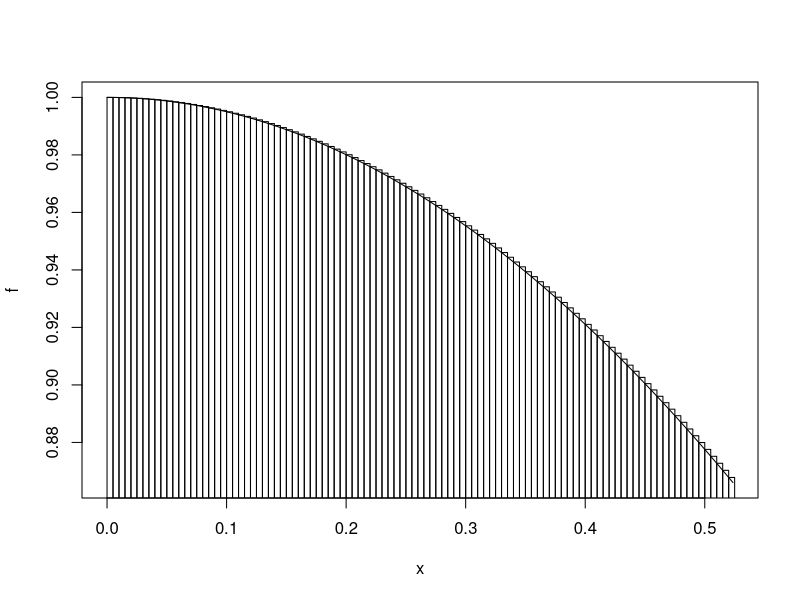
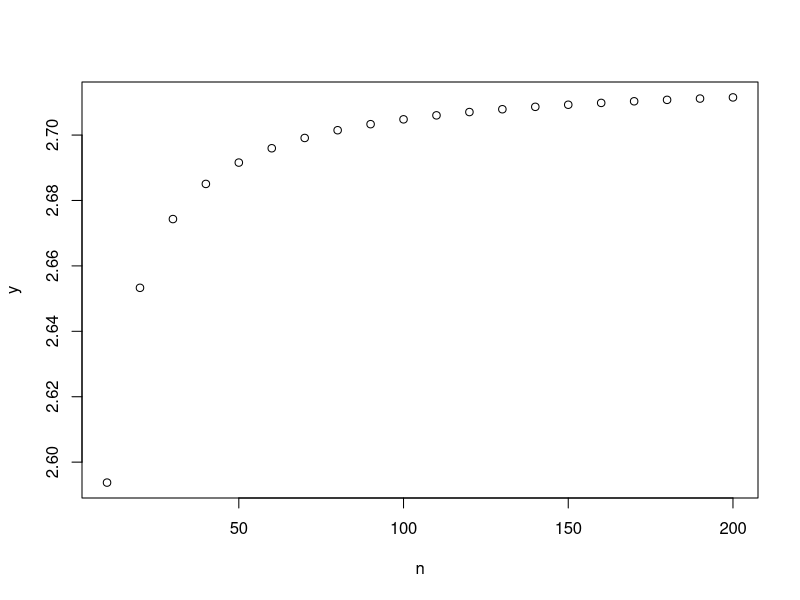

The R source for these figures, in order:
## ---- chunk 1
5^2 # Same as 5**2.
## ---- chunk 2
(1 + 1 / 100) ^ 100
## ---- chunk 3
17 %% 5
## ---- chunk 4
17 %/% 5
## ---- chunk 5
exp(1)
options(digits = 16) # 보여주는 소수점 자리 조정정
exp(1)
pi
sin(pi/6)
## ---- chunk 6
sqrt(4)
## ---- chunk 7
floor(2.3)
ceiling(2.3)
round(2.3)
## ---- chunk 8
options(digits = 7)
## ---- chunk 9
x <- 100  # assignment
x         # display
## ---- chunk 10
print(x)
## ---- chunk 11
show(x)
## ---- chunk 12
My.Weight <- 65; My.Height <- 1.75   # 한 줄에 여러 명령을 작성할 때 ;로 구분함
My.BMI <- My.Weight / My.Height^2
My.BMI
## ---- chunk 13
(y <- (1 + 1 / x) ^ x)
## ---- chunk 14
n <- 1
n <- n + 1
n
## ---- chunk 15
3 -> three
three
## ---- chunk 16
v <- w <- z <- 1
v
w
z
## ---- chunk 17
seq(from = 1, to = 9, by = 2)
## ---- chunk 18
seq(from = 1, to = 9)
## ---- chunk 19
seq(1, 9, 2)
## ---- chunk 20
seq(to = 9, from = 1)
## ---- chunk 21
seq(by = -2, 9, 1)
## ---- chunk 22
seq(1, 5, 0.5)
## ---- chunk 23
seq(0.5, 0.1, -0.1)
## ---- chunk 24
seq(1, 10, 4)
## ---- chunk 25
x <- 9
seq(1, x, x/3)
## ---- chunk 26
# short for sequence
(x <- seq(1, 20, by = 2))
## ---- chunk 27
(x2 <- seq(1.1, 2, by = 0.1))
## ---- chunk 28
# short for repeat
(y <- rep(3, 4))
## ---- chunk 29
# short for combine
(z <- c(y, x))
## ---- chunk 30
(x <- 100:110)
## ---- chunk 31
(y <- 110:100)
## ---- chunk 32
length(x)  # 길이
## ---- chunk 33
sum(x)  # 합계계   
## ---- chunk 34
# the 26 lower-case letters of the Roman alphabet
letters
## ---- chunk 35
# the 26 upper-case letters of the Roman alphabet;
LETTERS
## ---- chunk 36
x <- letters[1:5]  # a b c d e
y <- seq_along(x)
print(y)
## ---- chunk 37
(x <- 100:110)
## ---- chunk 38
# second element
x[2]
## ---- chunk 39
# last element
x[length(x)]
## ---- chunk 40
i <- c(1, 3, 2)

x[i]
## ---- chunk 41
x[1:5]
## ---- chunk 42
j <- c(-1, -2, -3)
x[j]
## ---- chunk 43
x <- c()
## ---- chunk 44
x <- c(1, 2, 3)
y <- c(4, 5, 6)
x * y
y ^ x
## ---- chunk 45
c(1, 2, 3, 4) + c(1, 2)

2 * c(1, 2, 3)

(1:3)^2
## ---- chunk 46
sqrt(1:3)

mean(1:6)

sort(c(5, 1, 3, 4, 2))
## ---- chunk 47
logi <- c(TRUE, FALSE, T, F)
typeof(logi)
## ---- chunk 48
char <- c("a", "vector", "of", "characters")
typeof(char)
## ---- chunk 49
integ <- c(1L, 2L, 3L, 4L)
typeof(integ)
## ---- chunk 50
doub <- c(1, 2, 3, 4)
typeof(doub)
## ---- chunk 51
as.character(doub)
## ---- chunk 52
as.numeric(c("1.2", "3", "-0.001"))
## ---- chunk 53
as.integer(c("23.2", "-2.001"))
## ---- chunk 54
c("a", 1)
## ---- chunk 55
c(TRUE, FALSE, 0)
## ---- chunk 56
x <- c(1.2, 0.9, 0.8, 1, 1.2)

x.mean <- sum(x)/length(x)

x.mean - mean(x) 
## ---- chunk 57
x.var <- sum((x-x.mean)^2)/(length(x)-1)
x.var - var(x)
## ---- chunk 58
dt <- 0.005
x <- seq(0, pi/6, 0.00001)
f <- cos(x)

plot(x, f, type="l") # f 함수의 그래프를 먼저 그리고

for(left in seq(0, pi/6, dt)){
  rect(left, 0, left+dt, cos(left))  # rect는 직사각형을 그리는  함수
}
## ---- chunk 59
dt <- 0.005
t <- seq(0, pi/6, by = dt)
ft <- cos(t)
(I <- sum(ft) * dt)  # 적분의 근사값
## ---- chunk 60
I - sin(pi/6)
## ---- chunk 61
n <- seq(10, 200, by = 10)

y <- (1 + 1/n)^n

exp(1) - y
## ---- chunk 62
plot(n, y)
## ---- chunk 63
a <- NA   # assign NA to variable A
is.na(a)     # is it missing?
## ---- chunk 64
a <- c(11, NA, 13)
is.na(a)
## ---- chunk 65
mean(a)
## ---- chunk 66
mean(a, na.rm = TRUE) #NAs can be removed
## ---- chunk 67
typeof(NA)
## ---- chunk 68
x <- c(NA, 10)
typeof(x[1])
## ---- chunk 69
y <- c(NA, "abc")
typeof(y[1])
## ---- chunk 70
2 ^ 1024
## ---- chunk 71
- 2 ^ 1024
## ---- chunk 72
1 / 0
## ---- chunk 73
Inf - Inf
## ---- chunk 74
0 / 0
## ---- chunk 75
seq(10, 20, by=3)
## ---- chunk 76
4
## ---- chunk 77
mean(c(1,2,3))
## ---- chunk 78
1 > 2
## ---- chunk 79
x1 <- seq(10, 20, by=3)
## ---- chunk 80
x2 <- 1>2
## ---- chunk 81
c(0, 0, 1, 1) | c(0, 1, 0, 1)
## ---- chunk 82
2 * 2 == 4
## ---- chunk 83
sqrt(2) * sqrt(2) == 2
## ---- chunk 84
all.equal(sqrt(2) * sqrt(2), 2)
## ---- chunk 85
vec <- c("a", "b", "c", "d", "e")
sub_vec <- vec[c(1, 3, 5)]
print(sub_vec)  # 출력: "a" "c" "e"
## ---- chunk 86
vec <- c(10, 20, 30, 40, 50)
sub_vec <- vec[c(TRUE, FALSE, TRUE, FALSE, TRUE)]
print(sub_vec)  # 출력: 10 30 50
## ---- chunk 87
x <- 1:10
x %% 4 == 0
## ---- chunk 88
( y <- x[ x %% 4 == 0 ] )
## ---- chunk 89
x <- c(1, NA, 3, 4)
x[x > 2]
## ---- chunk 90
subset(x, subset = x > 2 )
## ---- chunk 91
x <- c(1, 1, 2, 3, 5, 8, 13)
which(x %% 2 == 0)
## ---- chunk 92
x <- c(2.1, 4.2, 3.3, 5.4)
## ---- chunk 93
x[c(TRUE,FALSE,TRUE,FALSE)]
## ---- chunk 94
x[x > 3]
## ---- chunk 95
x[order(x)]
## ---- chunk 96
x <- 0
sin(1/x)  # NaN
## ---- chunk 97
x == 0 || sin(1/x) == 0
## ---- chunk 98
x == 0 | sin(1/x) == 0
## ---- chunk 99
c(TRUE, FALSE) & c(TRUE, TRUE)
## ---- chunk 100
x <- 1:5
x[c(1, 2)] <- 2:3
x
## ---- chunk 101
x[-1] <- 4:1
x
## ---- chunk 102
x[x %% 2 == 0] <- 0
x
## ---- chunk 103
x[which(x == max(x))] <- 100
x
## ---- chunk 104
(x <- c(a = 1, b = 2, c = 3))

## ---- chunk 105
names(x)
## ---- chunk 106
y <- 1:3
names(y) <- c("first", "second", "third")
y
## ---- chunk 107
y["first"]
## ---- chunk 108
y[c("first", "third")]
## ---- chunk 109
(A <- matrix(1:6, nrow = 2, ncol = 3))
## ---- chunk 110
(A <- matrix(1:6, nrow = 2, ncol = 3, byrow = TRUE))
## ---- chunk 111
A[1, 3] <- 0  # 행 번호 1, 열 번호 3
A
## ---- chunk 112
# 모든 행과 2번째부터 3번째까지의 열을 선택
A[, 2:3]
## ---- chunk 113
(B <- diag(c(1, 2, 3)))
## ---- chunk 114
A <- matrix(c(3, 5, 2, 3), nrow=2, ncol=2)
B <- matrix(c(1, 1, 0, 1), nrow=2, ncol=2)
## ---- chunk 115
A %*% B
## ---- chunk 116
A.inv <- solve(A)
A %*% A.inv   # we observe rounding error
## ---- chunk 117
A^(-1)   #This is not an inverse. ^(-1) applies elementwise.
## ---- chunk 118
(M <- cbind(A,B))
## ---- chunk 119
(N <- rbind(A,B))
## ---- chunk 120
colnames(M) <- c("a", "b", "c", "d")
M
## ---- chunk 121
rownames(M) <- c("first", "second")
M
## ---- chunk 122
# number of rows
nrow(M)
## ---- chunk 123
# number of columns
ncol(M)
## ---- chunk 124
(partM1 <- M[, c(1, 2)])
## ---- chunk 125
(partM1 <- M[, c("a", "b")])
## ---- chunk 126
class(partM1)
## ---- chunk 127
this_is_vector_now <- M[, "a"]
class(this_is_vector_now)
## ---- chunk 128
still_matrix <- M[, "a", drop = FALSE]
class(still_matrix)
## ---- chunk 129
(partM2 <- M[1,])
## ---- chunk 130
(partM2 <- M[1, c(2, 3)])
## ---- chunk 131
class(partM2)
## ---- chunk 132
M[1]
M[2]
M[3]
M[4]
## ---- chunk 133
is.vector(partM2)
## ---- chunk 134
is.matrix(partM2)
## ---- chunk 135
(Mm <- as.matrix(partM2))
## ---- chunk 136
class(Mm)
## ---- chunk 137
(Mv <- as.vector(Mm))
## ---- chunk 138
class(Mv)
## ---- chunk 139
# numeric vector
class(c(1, 2, 3))
## ---- chunk 140
# character vector
class(c("c", "B", "z"))
## ---- chunk 141
# function
class(sin)
## ---- chunk 142
class(matrix(c(1,2)))
